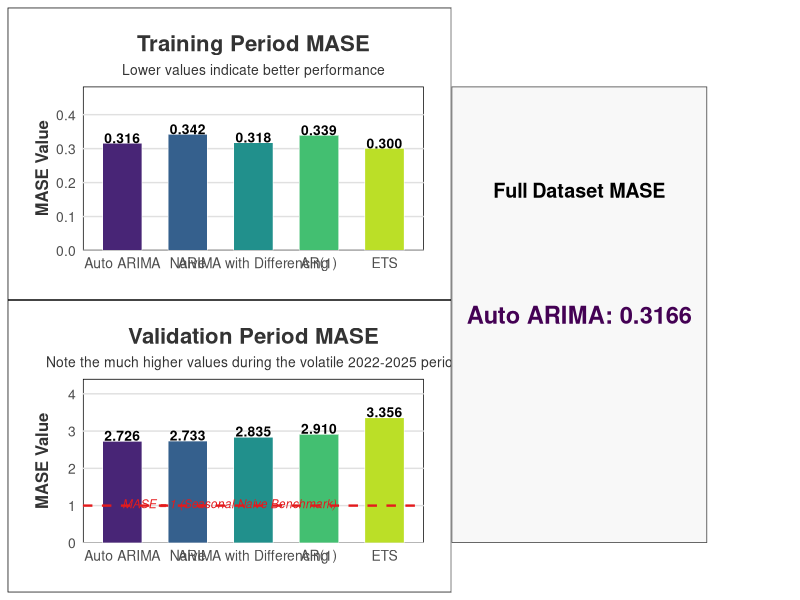
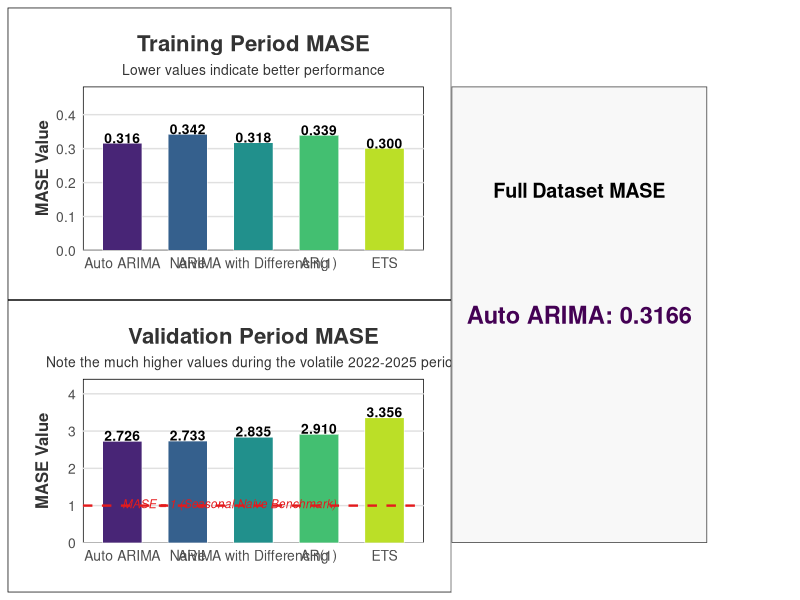

These charts were generated, in order, by the following R code:
# ==============================================================================
# MASE MODEL COMPARISON VISUALIZATION
# ==============================================================================
# This script creates a publication-quality visualization of MASE performance
# across all forecasting models for presentation purposes
# ==============================================================================

library(ggplot2)
library(dplyr)
library(tidyr)
library(viridis)  # For colorblind-friendly palette
library(patchwork)

# ==============================================================================
# PREPARE DATA
# ==============================================================================

# Create a data frame with MASE results
mase_data <- data.frame(
  Model = c("Naive", "ETS", "Auto ARIMA", "ARIMA with Differencing", "AR(1)"),
  Training = c(0.3418, 0.3004, 0.3156, 0.3175, 0.3389),
  Validation = c(2.7334, 3.3563, 2.7262, 2.8351, 2.9102)
)

# Transform to long format for plotting
mase_long <- mase_data %>%
  pivot_longer(cols = c(Training, Validation),
               names_to = "Period",
               values_to = "MASE") %>%
  mutate(
    # Reorder models by validation performance (best to worst)
    Model = factor(Model, 
                  levels = c("Auto ARIMA", "Naive", "ARIMA with Differencing", 
                             "AR(1)", "ETS")),
    # Set period as factor with training first
    Period = factor(Period, levels = c("Training", "Validation"))
  )

# ==============================================================================
# CREATE VISUALIZATION
# ==============================================================================

# Set up a custom theme
custom_theme <- theme_minimal() +
  theme(
    text = element_text(color = "#333333"),
    plot.title = element_text(size = 16, face = "bold"),
    plot.subtitle = element_text(size = 12),
    axis.title = element_text(size = 12, face = "bold"),
    axis.text = element_text(size = 10),
    legend.title = element_text(size = 11, face = "bold"),
    legend.text = element_text(size = 10),
    panel.grid.minor = element_blank(),
    panel.grid.major.x = element_blank(),
    panel.grid.major.y = element_line(color = "#e0e0e0"),
    plot.background = element_rect(fill = "white"),
    panel.background = element_rect(fill = "white"),
    legend.background = element_rect(fill = "white", color = NA),
    legend.key = element_rect(fill = "white", color = NA),
    plot.margin = margin(20, 20, 20, 20)
  )

# Function to create annotation for value labels
create_value_labels <- function(df) {
  df %>%
    mutate(
      label_y = MASE,
      label = sprintf("%.3f", MASE)
    )
}

# Create separate plots for Training and Validation due to scale differences
# Training Period Plot
training_plot <- mase_long %>%
  filter(Period == "Training") %>%
  create_value_labels() %>%
  ggplot(aes(x = Model, y = MASE, fill = Model)) +
  geom_bar(stat = "identity", width = 0.6, color = "white", size = 0.2) +
  geom_text(aes(y = label_y + 0.015, label = label), 
            fontface = "bold", size = 3.5) +
  scale_fill_viridis(discrete = TRUE, option = "D", begin = 0.1, end = 0.9) +
  scale_y_continuous(limits = c(0, 0.42), 
                     breaks = seq(0, 0.4, by = 0.1),
                     expand = expansion(mult = c(0, 0.15))) +
  labs(
    title = "Training Period MASE",
    subtitle = "Lower values indicate better performance",
    y = "MASE Value",
    x = NULL
  ) +
  custom_theme +
  theme(
    legend.position = "none",
    plot.title = element_text(hjust = 0.5),
    plot.subtitle = element_text(hjust = 0.5, size = 10)
  ) +
  geom_hline(yintercept = 1, linetype = "dashed", color = "#E41A1C", size = 0.8) +
  annotate("text", x = 1, y = 1.05, label = "MASE = 1 (Seasonal Naive Benchmark)", 
           hjust = 0, fontface = "italic", size = 3, color = "#E41A1C")

# Validation Period Plot
validation_plot <- mase_long %>%
  filter(Period == "Validation") %>%
  create_value_labels() %>%
  ggplot(aes(x = Model, y = MASE, fill = Model)) +
  geom_bar(stat = "identity", width = 0.6, color = "white", size = 0.2) +
  geom_text(aes(y = label_y + 0.15, label = label), 
            fontface = "bold", size = 3.5) +
  scale_fill_viridis(discrete = TRUE, option = "D", begin = 0.1, end = 0.9) +
  scale_y_continuous(limits = c(0, 4.0), 
                     breaks = seq(0, 4, by = 1),
                     expand = expansion(mult = c(0, 0.1))) +
  labs(
    title = "Validation Period MASE",
    subtitle = "Note the much higher values during the volatile 2022-2025 period",
    y = "MASE Value",
    x = NULL
  ) +
  custom_theme +
  theme(
    legend.position = "none",
    plot.title = element_text(hjust = 0.5),
    plot.subtitle = element_text(hjust = 0.5, size = 10)
  ) +
  geom_hline(yintercept = 1, linetype = "dashed", color = "#E41A1C", size = 0.8) +
  annotate("text", x = 1, y = 1.05, label = "MASE = 1 (Seasonal Naive Benchmark)", 
           hjust = 0, fontface = "italic", size = 3, color = "#E41A1C")

# Create comparison visualization with both plots
combined_plot <- training_plot / validation_plot +
  plot_layout(heights = c(1, 1.2)) +
  plot_annotation(
    title = "Model Performance Comparison: Mean Absolute Scaled Error (MASE)",
    subtitle = "Auto ARIMA model shows best validation performance and consistent training performance",
    caption = "Note: MASE < 1 indicates better performance than the seasonal naive forecast",
    theme = theme(
      plot.title = element_text(size = 18, face = "bold", hjust = 0.5),
      plot.subtitle = element_text(size = 12, hjust = 0.5),
      plot.caption = element_text(size = 9, face = "italic", hjust = 1)
    )
  )

# Create small table for performance visualization
# Create full dataset MASE panel to highlight ARIMA's consistency
full_dataset_table <- data.frame(
  Model = c("Auto ARIMA"),
  `Full Dataset MASE` = c(0.3166)
) 

full_table_plot <- ggplot() +
  annotate("rect", xmin = 0, xmax = 1, ymin = 0, ymax = 1, fill = "#f8f8f8") +
  annotate("text", x = 0.5, y = 0.8, label = "Full Dataset MASE",
           fontface = "bold", size = 5, hjust = 0.5) +
  annotate("text", x = 0.5, y = 0.5, label = "Auto ARIMA: 0.3166",
           fontface = "bold", size = 6, hjust = 0.5, color = viridis(5)[1]) +
  # annotate("text", x = 0.5, y = 0.2, label = "Remarkable consistency between training (0.3156) and full dataset evaluation", fontface = "italic", size = 3, hjust = 0.5) +
  theme_void() +
  theme(
    plot.background = element_rect(fill = "white", color = NA),
    panel.background = element_rect(fill = "#f8f8f8", color = "#333333", size = 0.5)
  )

# Final layout with table at bottom
final_plot <- (training_plot / validation_plot) | full_table_plot +
  plot_layout(widths = c(3, 1)) +
  plot_annotation(
    title = "Model Performance Comparison: Mean Absolute Scaled Error (MASE)",
    subtitle = "Auto ARIMA model shows best validation performance and consistent training performance",
    caption = "Note: MASE < 1 indicates better performance than the seasonal naive forecast",
    theme = theme(
      plot.title = element_text(size = 18, face = "bold", hjust = 0.5),
      plot.subtitle = element_text(size = 12, hjust = 0.5),
      plot.caption = element_text(size = 9, face = "italic", hjust = 1)
    )
  )

# ==============================================================================
# SAVE VISUALIZATION
# ==============================================================================

# Create directory if it doesn't exist
dir.create("visuals/8_mase_evaluation", showWarnings = FALSE, recursive = TRUE)

# Save high-resolution plot for presentation
ggsave("visuals/8_mase_evaluation/mase_model_comparison.png", 
       final_plot, width = 12, height = 9, dpi = 300)

# Display plot
print(final_plot)

cat("✓ MASE visualization saved to: visuals/8_mase_evaluation/mase_model_comparison.png\n") 